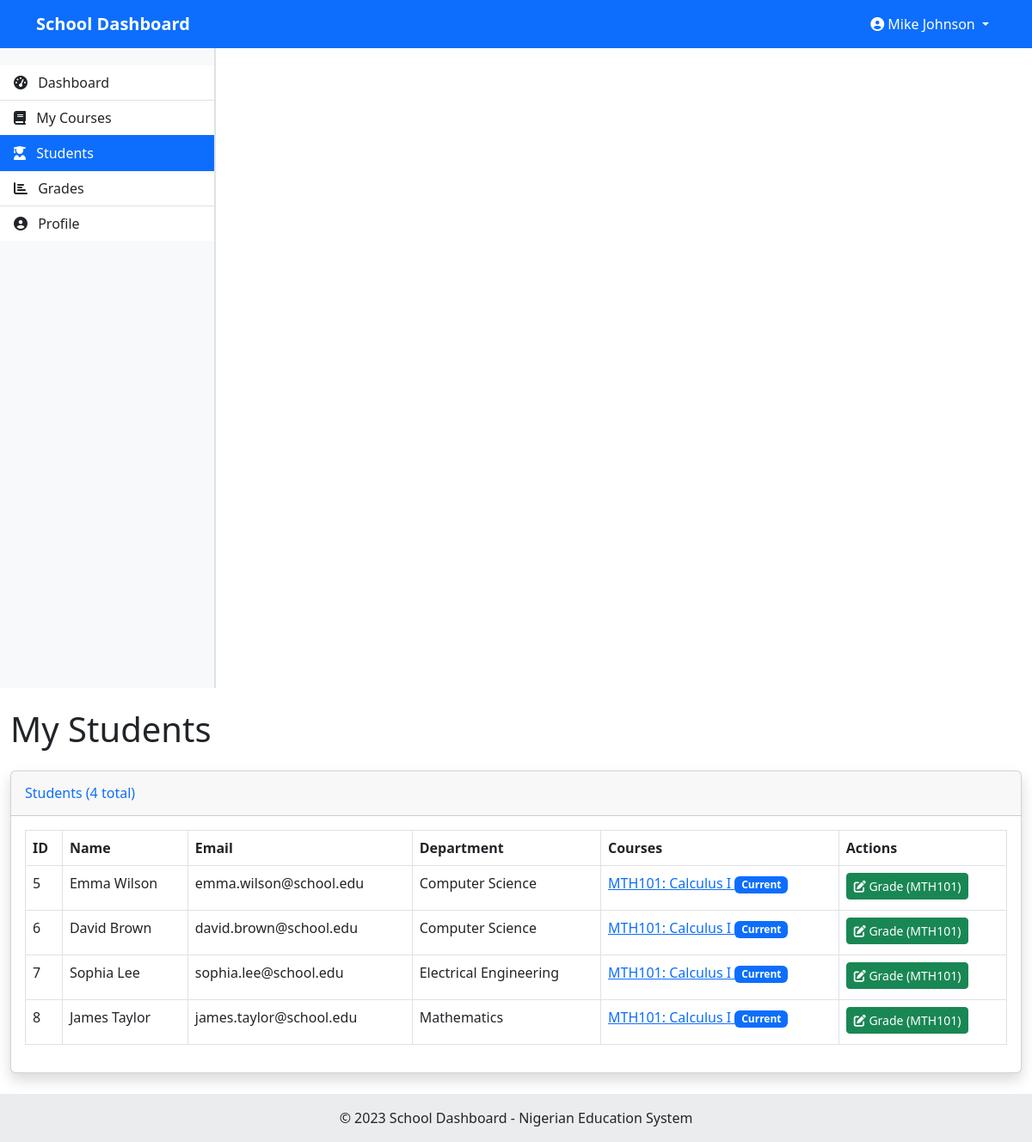
Page /teacher/students.php (signed in) on the committed database.
### tables this page shows
CREATE TABLE IF NOT EXISTS student_courses (
    id INT AUTO_INCREMENT PRIMARY KEY,
    student_id INT NOT NULL,
    course_id INT NOT NULL,
    semester_id INT NOT NULL,
    registered_at TIMESTAMP DEFAULT CURRENT_TIMESTAMP,
    FOREIGN KEY (student_id) REFERENCES users(id),
    FOREIGN KEY (course_id) REFERENCES courses(id),
    FOREIGN KEY (semester_id) REFERENCES semesters(id)
);

CREATE TABLE IF NOT EXISTS users (
    id INT AUTO_INCREMENT PRIMARY KEY,
    full_name VARCHAR(100) NOT NULL,
    email VARCHAR(100) NOT NULL UNIQUE,
    password VARCHAR(255) NOT NULL,
    user_type_id INT NOT NULL,
    department_id INT,
    age INT,
    profile_picture VARCHAR(255) DEFAULT 'default.jpg',
    created_at TIMESTAMP DEFAULT CURRENT_TIMESTAMP,
    FOREIGN KEY (user_type_id) REFERENCES user_types(id),
    FOREIGN KEY (department_id) REFERENCES departments(id)
);

CREATE TABLE IF NOT EXISTS departments (
    id INT AUTO_INCREMENT PRIMARY KEY,
    name VARCHAR(100) NOT NULL,
    created_at TIMESTAMP DEFAULT CURRENT_TIMESTAMP
);

CREATE TABLE IF NOT EXISTS courses (
    id INT AUTO_INCREMENT PRIMARY KEY,
    course_code VARCHAR(20) NOT NULL,
    title VARCHAR(100) NOT NULL,
    department_id INT NOT NULL,
    semester_id INT NOT NULL,
    credit_units INT NOT NULL,
    teacher_id INT,
    FOREIGN KEY (department_id) REFERENCES departments(id),
    FOREIGN KEY (semester_id) REFERENCES semesters(id),
    FOREIGN KEY (teacher_id) REFERENCES users(id)
);

### classes/Database.php (called while the page is built, shortened)
<?php
class Database {
    private $host = "localhost";
    private $username = "root";
    private $password = "";
    private $database = "school_dashboard";
    private $conn;
    public function __construct() {
        $this->conn = new mysqli($this->host, $this->username, $this->password, $this->database);
    }
    public function query($sql) {
        return $this->conn->query($sql);
    }
    public function prepare($sql) {
        return $this->conn->prepare($sql);
    }
}
?>

### classes/SessionManager.php (called while the page is built, shortened)
<?php
class SessionManager {
    public static function getUserId() {
        return isset($_SESSION['user_id']) ? $_SESSION['user_id'] : null;
    }
}
?>

### classes/Course.php (called while the page is built, shortened)
<?php
require_once 'Database.php';
class Course {
    private $db;
    public function __construct() {
        $this->db = new Database();
    }
    public function getCoursesByTeacherId($teacher_id) {
        $sql = "SELECT c.*, d.name as department_name, s.name as semester_name
                FROM courses c
                LEFT JOIN departments d ON c.department_id = d.id
                LEFT JOIN semesters s ON c.semester_id = s.id
                WHERE c.teacher_id = ?";
        $stmt = $this->db->prepare($sql);
        $stmt->bind_param("i", $teacher_id);
        $stmt->execute();
        $result = $stmt->get_result();
        $courses = [];
        while ($row = $result->fetch_assoc()) {
            $courses[] = $row;
        }
        return $courses;
    }
    public function getCourseStudents($course_id) {
        $sql = "SELECT u.*, d.name as department_name, sc.id as registration_id
                FROM student_courses sc
                JOIN users u ON sc.student_id = u.id
                LEFT JOIN departments d ON u.department_id = d.id
                WHERE sc.course_id = ?";
        $stmt = $this->db->prepare($sql);
        $stmt->bind_param("i", $course_id);
        $stmt->execute();
        $result = $stmt->get_result();
        $students = [];
        while ($row = $result->fetch_assoc()) {
            $students[] = $row;
        }
        return $students;
    }
}
?>

### classes/Semester.php (called while the page is built, shortened)
<?php
require_once 'Database.php';
class Semester {
    private $db;
    public function __construct() {
        $this->db = new Database();
    }
    public function getCurrentSemester() {
        $sql = "SELECT * FROM semesters WHERE is_current = 1 LIMIT 1";
        $result = $this->db->query($sql);
        if ($result->num_rows === 1) {
            return $result->fetch_assoc();
        }
        return false;
    }
}
?>

### teacher/students.php (the view, shortened to what this page needs)
<?php
require_once '../classes/SessionManager.php';
require_once '../classes/Course.php';
require_once '../classes/Semester.php';
$user_id = SessionManager::getUserId();
$course = new Course();
$semester = new Semester();
$teacherCourses = $course->getCoursesByTeacherId($user_id);
$currentSemester = $semester->getCurrentSemester();
$allStudents = [];
foreach ($teacherCourses as $courseData) {
    $students = $course->getCourseStudents($courseData['id']);
    foreach ($students as $student) {
        if (!isset($allStudents[$student['id']])) {
            $allStudents[$student['id']] = $student;
            $allStudents[$student['id']]['courses'] = [];
        }
        $allStudents[$student['id']]['courses'][] = [
            'id' => $courseData['id'],
            'code' => $courseData['course_code'],
            'title' => $courseData['title'],
            'semester_id' => $courseData['semester_id'],
            'semester_name' => $courseData['semester_name']
        ];
    }
}
include '../includes/header.php';
?>
<div class="container-fluid">
    <h1 class="mt-4 mb-4">My Students</h1>
    <div class="card shadow mb-4">
        <div class="card-header py-3">
            <h6 class="m-0 font-weight-bold text-primary">
                Students (<?php echo count($allStudents); ?> total)
            </h6>
        </div>
        <div class="card-body">
            <?php if (empty($allStudents)): ?>
                <div class="alert alert-info">
                    <p>You do not have any students enrolled in your courses.</p>
                </div>
            <?php else: ?>
                <div class="table-responsive">
                    <table class="table table-bordered" width="100%" cellspacing="0">
                        <thead>
                            <tr>
                                <th>ID</th>
                                <th>Name</th>
                                <th>Email</th>
                                <th>Department</th>
                                <th>Courses</th>
                                <th>Actions</th>
                            </tr>
                        </thead>
                        <tbody>
                            <?php foreach ($allStudents as $student): ?>
                                <tr>
                                    <td><?php echo $student['id']; ?></td>
                                    <td><?php echo $student['full_name']; ?></td>
                                    <td><?php echo $student['email']; ?></td>
                                    <td><?php echo $student['department_name']; ?></td>
                                    <td>
                                        <?php foreach ($student['courses'] as $course): ?>
                                            <div>
                                                <a href="course_students.php?course_id=<?php echo $course['id']; ?>">
                                                    <?php echo $course['code']; ?>: <?php echo $course['title']; ?>
                                                </a>
                                                <?php if ($currentSemester && $course['semester_id'] == $currentSemester['id']): ?>
                                                    <span class="badge bg-primary">Current</span>
                                                <?php endif; ?>
                                            </div>
                                        <?php endforeach; ?>
                                    </td>
                                    <td>
                                        <?php
                                        $currentSemesterCourses = array_filter($student['courses'], function($c) use ($currentSemester) {
                                            return $currentSemester && $c['semester_id'] == $currentSemester['id'];
                                        });
                                        foreach ($currentSemesterCourses as $course):
                                        ?>
                                            <a href="grade_student.php?student_id=<?php echo $student['id']; ?>&course_id=<?php echo $course['id']; ?>"
                                               class="btn btn-sm btn-success mb-1">
                                                <i class="fas fa-edit"></i> Grade (<?php echo $course['code']; ?>)
                                            </a>
                                        <?php endforeach; ?>
                                    </td>
                                </tr>
                            <?php endforeach; ?>
                        </tbody>
                    </table>
                </div>
            <?php endif; ?>
        </div>
    </div>
</div>
<?php
include '../includes/footer.php';
?>

### includes/header.php (style rules this page uses)
body { min-height: 100vh; display: flex; flex-direction: column; overflow-x: hidden; margin: 0; padding: 0; }
.card { margin-bottom: 20px; box-shadow: 0 4px 6px rgba(0,0,0,0.1); }

### rows in the picture
student_courses: student "5", student.full_name "Emma Wilson", student.email "emma.wilson@school.edu", departments.name "Computer Science"
courses: course_code "MTH101", title "Calculus I", shows "Current"
student_courses: student "6", student.full_name "David Brown", student.email "david.brown@school.edu", departments.name "Computer Science"
student_courses: student "7", student.full_name "Sophia Lee", student.email "sophia.lee@school.edu", departments.name "Electrical Engineering"
student_courses: student "8", student.full_name "James Taylor", student.email "james.taylor@school.edu", departments.name "Mathematics"

### other values in the picture
SessionManager::getUserName() "Mike Johnson"
count($allStudents) "4"
